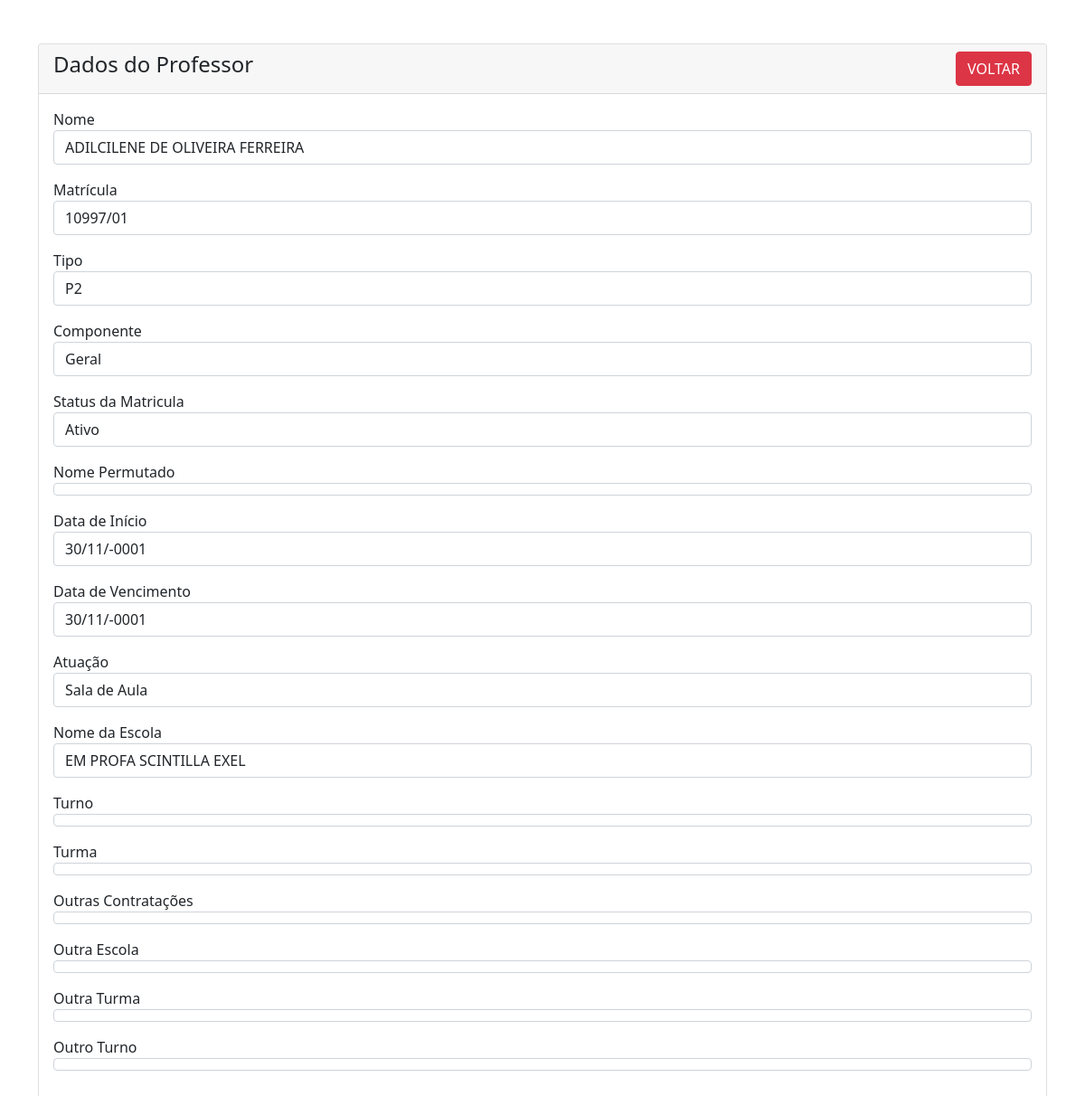
Screenshot of /sistema/professor-view.php?id=16 with the database file from the repository.
### tables this page shows
CREATE TABLE IF NOT EXISTS `status_matricula` (
  `id` int NOT NULL AUTO_INCREMENT,
  `id_professor` int NOT NULL,
  `status` enum('Ativo Receptado','Ativo Permutado','Ativo Redução de Carga Horária','Licença Médica','Licença Maternidade','Licença Prêmio','Licença sem Vencimento','Vacância','Cedido','Exonerado') NOT NULL,
  `nome_premed` varchar(250) NOT NULL,
  `data_inicio` date NOT NULL,
  `data_fim` date NOT NULL,
  PRIMARY KEY (`id`),
  KEY `id_professor` (`id_professor`)
);

CREATE TABLE IF NOT EXISTS `professores` (
  `id` int NOT NULL AUTO_INCREMENT,
  `nome` varchar(250) NOT NULL,
  `matricula` varchar(250) NOT NULL,
  `tipo` varchar(5) NOT NULL,
  `componente` enum('Geral','Matemática','Língua Portuguesa','Língua Inglesa','História','Geografia','Ciências','Artes','Educação Física') NOT NULL,
  `status_matricula` enum('Ativo','Ativo Readaptado','Ativo Permutado','Ativo Redução de Carga Horária','Licença Médica','Licença Maternidade','Licença Prêmio','Licença sem Vencimento','Vacância','Cedido','Exonerado') NOT NULL,
  `atuacao` enum('SEMED','Sala de Aula','Dirigente de Turno','Diretor(a)','Diretor Adjunto','Sala de Recursos','Implementador de Leitura','Outros') DEFAULT NULL,
  `nome_escola` varchar(250) NOT NULL,
  `turno` enum('Matutino','Vespertino','Noturno') NOT NULL,
  `turma` varchar(250) NOT NULL,
  `outras_contratacoes` enum('RET','Contrato') DEFAULT NULL,
  `outra_escola` varchar(255) DEFAULT NULL,
  `outra_turma` varchar(255) DEFAULT NULL,
  `outra_turno` enum('Matutino','Vespertino','Noturno') DEFAULT NULL,
  PRIMARY KEY (`id`)
);

### sistema/professor-view.php (the view, shortened to what this page needs)
<?php
require 'conecta.php';
?>
<!doctype html>
<html lang="pt-BR">
<head>
    <link href="https://cdn.jsdelivr.net/npm/bootstrap@5.1.3/dist/css/bootstrap.min.css" rel="stylesheet">
</head>
<body>
    <div class="container mt-5">
        <div class="row">
            <div class="col-md-12">
                <div class="card">
                    <div class="card-header">
                        <h4>Dados do Professor
                            <a href="index.php" class="btn btn-danger float-end">VOLTAR</a>
                        </h4>
                    </div>
                    <div class="card-body">
                        <?php
                        if (isset($_GET['id'])) {
                            $prof_id = mysqli_real_escape_string($con, $_GET['id']);
                            $query = "SELECT * FROM professores p JOIN status_matricula m ON p.id = m.id WHERE p.id='$prof_id';";
                            $query_run = mysqli_query($con, $query);
                            if (mysqli_num_rows($query_run) > 0) {
                                $professor = mysqli_fetch_array($query_run);
                        ?>
                                <div class="mb-3">
                                    <label>Nome</label>
                                    <p class="form-control">
                                        <?= $professor['nome']; ?>
                                    </p>
                                </div>
                                <div class="mb-3">
                                    <label>Matrícula</label>
                                    <p class="form-control">
                                        <?= $professor['matricula']; ?>
                                    </p>
                                </div>
                                <div class="mb-3">
                                    <label>Tipo</label>
                                    <p class="form-control">
                                        <?= $professor['tipo']; ?>
                                    </p>
                                </div>
                                <div class="mb-3">
                                    <label>Componente</label>
                                    <p class="form-control">
                                        <?= $professor['componente']; ?>
                                    </p>
                                </div>
                                <div class="mb-3">
                                    <label>Status da Matricula</label>
                                    <p class="form-control">
                                        <?= $professor['status_matricula']; ?>
                                    </p>
                                </div>
                                <div class="mb-3">
                                    <label>Nome Permutado</label>
                                    <p class="form-control">
                                    </p>
                                </div>
                                <div class="mb-3">
                                    <label>Data de Início</label>
                                    <p class="form-control">
                                        <?= date('d/m/Y', strtotime($professor['data_inicio'])); ?>
                                    </p>
                                </div>
                                <div class="mb-3">
                                    <label>Data de Vencimento</label>
                                    <p class="form-control">
                                        <?= date('d/m/Y', strtotime($professor['data_fim'])); ?>
                                    </p>
                                </div>
                                <div class="mb-3">
                                    <label>Atuação</label>
                                    <p class="form-control">
                                        <?= $professor['atuacao']; ?>
                                    </p>
                                </div>
                                <div class="mb-3">
                                    <label>Nome da Escola</label>
                                    <p class="form-control">
                                        <?= $professor['nome_escola']; ?>
                                    </p>
                                </div>
                                <div class="mb-3">
                                    <label>Turno</label>
                                    <p class="form-control">
                                    </p>
                                </div>
                                <div class="mb-3">
                                    <label>Turma</label>
                                    <p class="form-control">
                                    </p>
                                </div>
                                <div class="mb-3">
                                    <label>Outras Contratações</label>
                                    <p class="form-control">
                                    </p>
                                </div>
                                <div class="mb-3">
                                    <label>Outra Escola</label>
                                    <p class="form-control">
                                    </p>
                                </div>
                                <div class="mb-3">
                                    <label>Outra Turma</label>
                                    <p class="form-control">
                                    </p>
                                </div>
                                <div class="mb-3">
                                    <label>Outro Turno</label>
                                    <p class="form-control">
                                    </p>
                                </div>
                        <?php
                            } else {
                                echo "<h4>Nenhum ID encontrado</h4>";
                            }
                        }
                        ?>
                    </div>
                </div>
            </div>
        </div>
    </div>
</body>
</html>

### rows the page displays
status_matricula: id_professor.nome "ADILCILENE DE OLIVEIRA FERREIRA", id_professor.matricula "10997/01", id_professor.tipo "P2", id_professor.componente "Geral", id_professor.status_matricula "Ativo", data_inicio "30/11/-0001", data_fim "30/11/-0001", id_professor.atuacao "Sala de Aula", id_professor.nome_escola "EM PROFA SCINTILLA EXEL"
